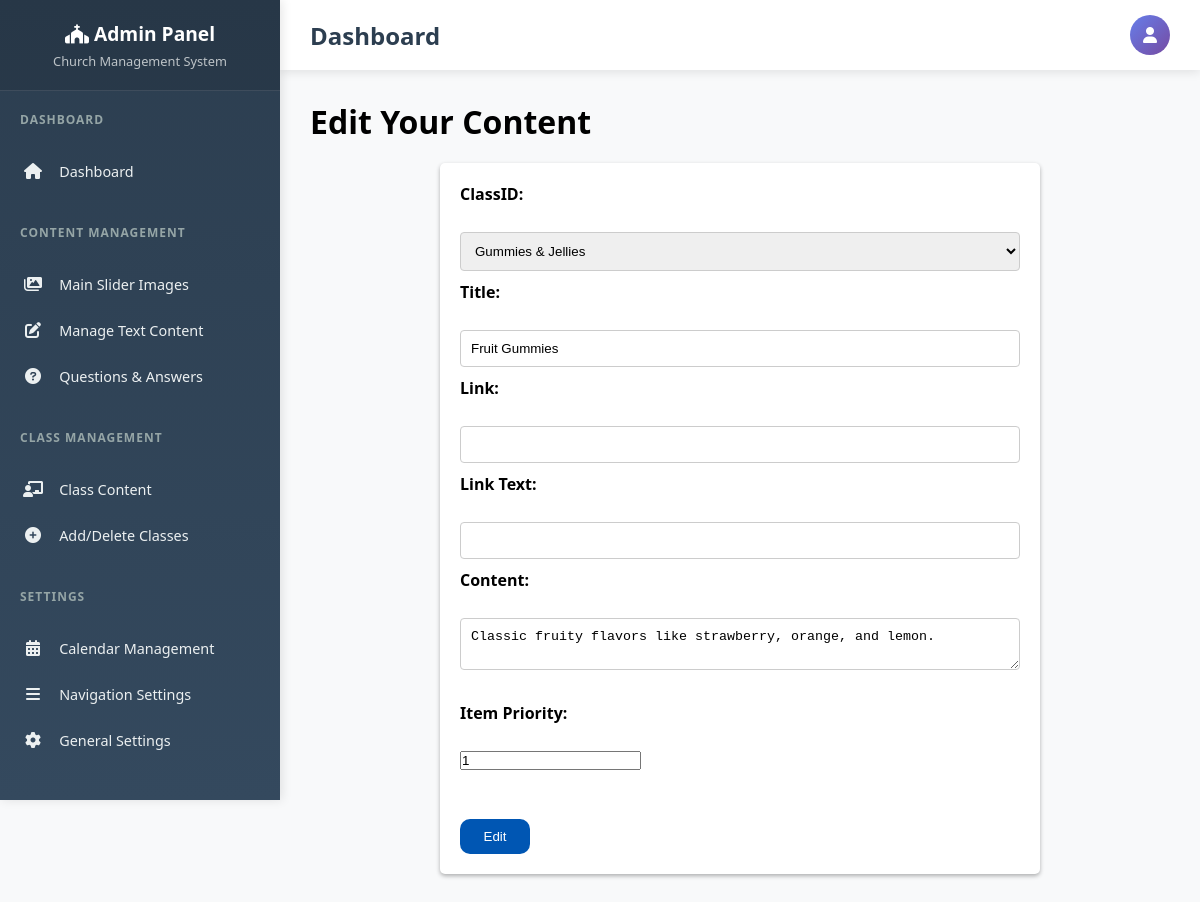
Screenshot of /manger/editClass.php?id=3 (signed in) with the database file from the repository.
### tables this page shows
CREATE TABLE `classpage` (
  `id` int(11) NOT NULL,
  `client_id` int(11) NOT NULL,
  `ClassID` int(11) NOT NULL,
  `title` varchar(255) NOT NULL,
  `content` text NOT NULL,
  `img` varchar(255) NOT NULL,
  `link` varchar(255) DEFAULT NULL,
  `linkText` varchar(255) DEFAULT NULL,
  `priority` int(11) NOT NULL
);

### manger/editClass.php (the view, shortened to what this page needs)
<?php
include '../connect.php';
$id = $conn->real_escape_string($_GET["id"]);
include('../manger/nav.php');
$sql_pages = "SELECT * FROM class";
$result_pages = $conn->query($sql_pages);
$form_valuesQuery = "SELECT * FROM `classpage` WHERE id = $id";
$form_values = $conn->query($form_valuesQuery)->fetch_assoc();
?>
<!DOCTYPE html>
<html lang="en">
<head>
</head>
<body>
    <h1>Edit Your Content</h1>
    <form action="<?php echo htmlspecialchars($_SERVER["PHP_SELF"]) . '?id=' . urlencode($id); ?>" method="post" enctype="multipart/form-data">
        <label for="ClassID">ClassID:</label><br>
        <select name="ClassID" id="ClassID">
            <?php
            if ($result_pages->num_rows > 0) {
                while ($row = $result_pages->fetch_assoc()) {
                    $selected = ($form_values['ClassID'] == $row["id"]) ? 'selected' : '';
                    echo "<option value='" . htmlspecialchars($row["id"]) . "' $selected>" . htmlspecialchars($row["title"]) . "</option>";
                }
            } else {
                echo "<option value=''>No pages available</option>";
            }
            ?>
        </select><br>
        <label for="title">Title:</label><br>
        <input type="text" id="title" name="title" value="<?php echo htmlspecialchars($form_values['title']); ?>"><br>
        <label for="link">Link:</label><br>
        <input type="text" id="link" name="link" value="<?php echo htmlspecialchars($form_values['link']); ?>"><br>
        <label for="linkText">Link Text:</label><br>
        <input type="text" id="linkText" name="linkText" value="<?php echo htmlspecialchars($form_values['linkText']); ?>"><br>
        <label for="content">Content:</label><br>
        <textarea id="content" name="content"><?php echo htmlspecialchars($form_values['content']); ?></textarea><br><br>
        <label for="priority">Item Priority:</label><br>
        <input type="number" name="priority" id="priority" min="1" value="<?php echo htmlspecialchars($form_values['priority']); ?>"><br><br><br>
        <input type="submit" name="edit_content" value="Edit" class="btn">
    </form>
</body>
</html>

### manger/nav.php (style rules this page uses)
* { margin: 0; padding: 0; box-sizing: border-box; }
body { font-family: 'Segoe UI', Tahoma, Geneva, Verdana, sans-serif; background: #f8f9fa; margin: 0; padding: 0; }

### manger/editClass.php (style rules this page uses)
form { max-width: 600px; margin: 20px auto; padding: 20px; background-color: #fff; border-radius: 5px; box-shadow: 0 2px 4px rgba(0, 0, 0, 0.3); }
label { font-weight: bold; display: block; margin-bottom: 5px; }
input[type="number"] { margin-bottom: 5px; }
input[type="text"], textarea, select { width: 100%; padding: 10px; border: 1px solid #ccc; border-radius: 4px; box-sizing: border-box; margin-bottom: 10px; }
.btn { background-color: #0056b3; color: white; padding: 10px; border-radius: 10px; border: none; cursor: pointer; width: 70px; }

### rows the page displays
classpage: title "Fruit Gummies", content "Classic fruity flavors like strawberry, orange, and lemon.", priority "1"

### other values shown
form field ClassID "Gummies & Jellies"
